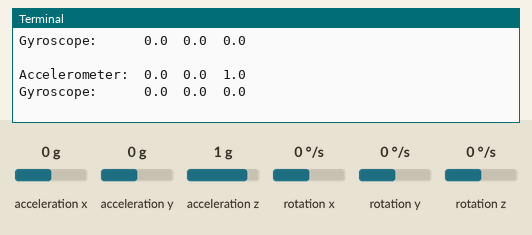
Bench run of a program on a simulated Raspberry Pi (BCM pin numbers). Parts: the last lines printed to the terminal. Inputs (shaded band) come from the test bench; at power-on: acceleration x 0 g, acceleration y 0 g, acceleration z 1 g, rotation x 0 °/s, rotation y 0 °/s, rotation z 0 °/s. Library files of the repository ran but are not shown: MPU6050.py.

Above: at 1.3 s.
1.4 s: acceleration x set to -1.4 g
At 2.7 s:
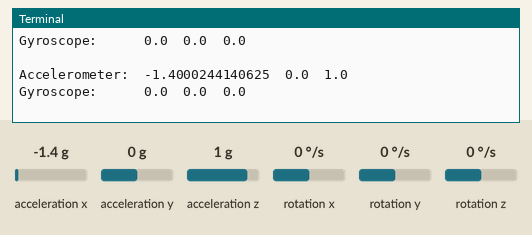
2.9 s: acceleration y set to -1.4 g
At 3.9 s:
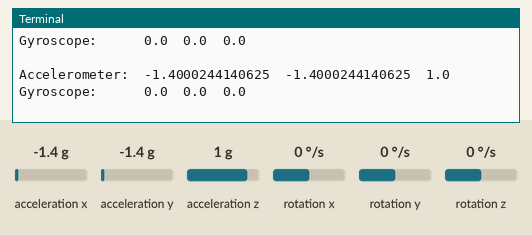
4.4 s: acceleration z set to -1.4 g
At 5.7 s:
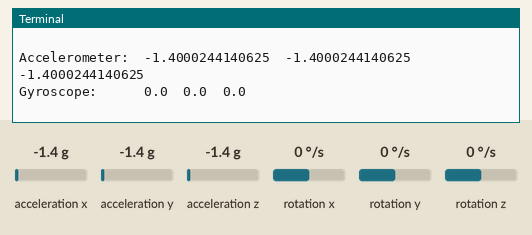
5.9 s: rotation x set to -192 °/s
At 7.0 s:
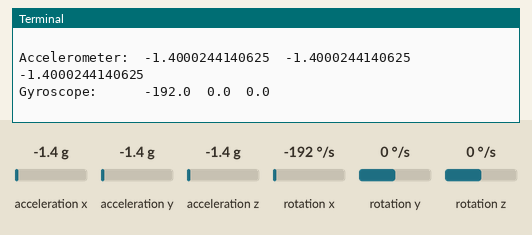
7.4 s: rotation y set to -192 °/s
At 9.0 s:
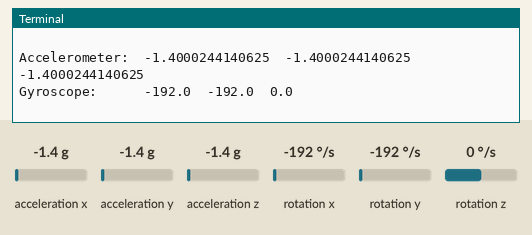

Measured:
- after the input at 1.4 s, the terminal: prints a new line after 0.72 s (image 1)
- after the input at 2.9 s, the terminal: prints a new line after 0.23 s (image 2)
- after the input at 4.4 s, the terminal: prints a new line after 0.74 s (image 3)
- after the input at 5.9 s, the terminal: prints a new line after 0.25 s (image 4)
- after the input at 7.4 s, the terminal: prints a new line after 0.76 s (image 5)

The program:

IMU_Class_Testing.py
```python
"""
Program:     IMU_Class_Testing
gfRevised On:  11/21/2019
"""

### Library Imports
from MPU6050 import MPU6050
from time import sleep
from sys import exit
from signal import signal, SIGINT
###


### CTRL + C Signal Handler & Resource Cleanup
def signal_handler(sig, frame):
    """Handler for CTRL + C clean exit."""
    print('Quitting program.')
    cleanup()

def cleanup():
    """Resource cleanup."""
    imu.close()
    print('Resource cleanup completed.')
    exit(0)

signal(SIGINT, signal_handler)
###


### IMU Configuration
imu = MPU6050(ad0_bit=0)
imu.initialize()
imu.set_digital_filter(0)
rate = imu.set_sample_rate(100)
imu.set_accel_range(0)
imu.set_gyro_range(0)
###


### Main Program
print('Press CTRL + C to exit.')
print('Internal sampling rate: ' + str(rate) + ' Hz')

is_connected = imu.test_connection()
print('Connection test result ' + str(is_connected))

while True:
    imu.update_all()
    print('Accelerometer:\t' + str(imu.accel_x) + '\t' + str(imu.accel_y) + '\t' + str(imu.accel_z))
    print('Gyroscope:    \t' + str(imu.gyro_x) + '\t' + str(imu.gyro_y) + '\t' + str(imu.gyro_z) + '\n')
    sleep(1)
###
```
